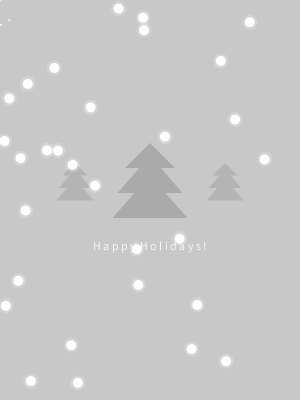
Frame 1 (no input)
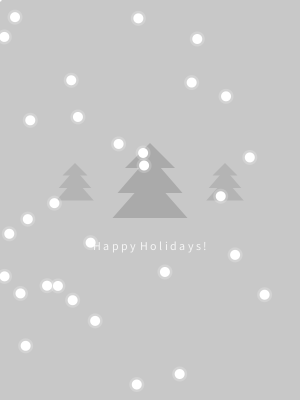
Frame 60 (the mouse pressed at the canvas centre just before this capture)
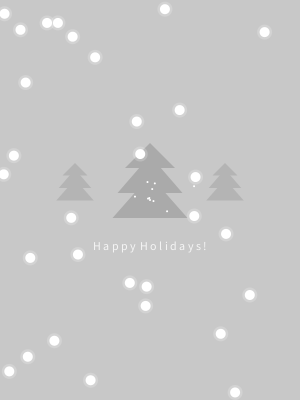
Frame 120 (the mouse held since frame 60 and released just before this capture)

The Processing sketch that drew these frames (run headless with seeded random() and noise(); from frame 60 on, the mouse is pressed at the canvas centre):

// Processing sketch: processing_84170
// ── processing_84170.pde

float yvel = random(1, 3);

int snowball = 30;
float[] snowballX = new float[snowball];
float[] snowballY = new float[snowball];

void setup()
{
  size(300, 400);
  frameRate(24);
  noStroke();
  smooth();

  for (int i=0; i<snowball; i++)
  {
    snowballX[i] = random(width);
    snowballY[i] = random(height);
  }
}

void draw()
{
  background(200);
  
  //text
  fill(245);
  textAlign(CENTER);
  textSize(12);
  text("H a p p y  H o l i d a y s !", 150, 250);

  //xmas trees
  pushMatrix();
  fill(170);
  translate(width/2, height/3+10);
  scale(0.5, 0.5);
  xmasTree();
  popMatrix();
  pushMatrix();
  fill(180);
  translate(width/4, height/3+30);
  scale(0.25, 0.25);
  xmasTree();
  popMatrix();
  pushMatrix();
  translate(width*3/4, height/3+30);
  scale(0.25, 0.25);
  xmasTree();
  popMatrix();

  //mouse sparkles
  for (int i=0; i<10; i++)
  {
    fill(255);
    ellipse(mouseX+(random(-5, 5))*i, mouseY+(random(-5, 5))*i, 2, 2);
  }

  //falling snow
  for (int i=0; i<snowball; i++)
  {
    snowballY[i] += yvel;

    fill(255, 50);
    ellipse(snowballX[i], snowballY[i], 15, 15);
    fill(255);
    ellipse(snowballX[i], snowballY[i], 10, 10);

    //repeat once goes below the screen
    if (snowballY[i] >= height)
    {
      snowballY[i] = 0;
    }

    //snow shakes when mouse is near
    if (mouseX > snowballX[i]-50 && mouseX < snowballX[i]+50 
      && mouseY > snowballY[i]-50 && mouseY < snowballY[i]+50)
    {
      snowballY[i] = snowballY[i]+(random(-1.5, 1.5));
      snowballX[i] = snowballX[i]+(random(-1.5, 1.5));
    }
    else {
      snowballY[i] = snowballY[i];
      snowballX[i] = snowballX[i];
    }

    //snow lights up when mouse is moving
    if (mouseX != pmouseX)
    {
      fill(255, 50);
      ellipse(snowballX[i], snowballY[i], 16, 16);
    }
  }
}

void xmasTree()
{
  triangle(0, 0, -50, 50, 50, 50);
  triangle(0, 25, -65, 100, 65, 100);
  triangle(0, 65, -75, 150, 75, 150);
}
